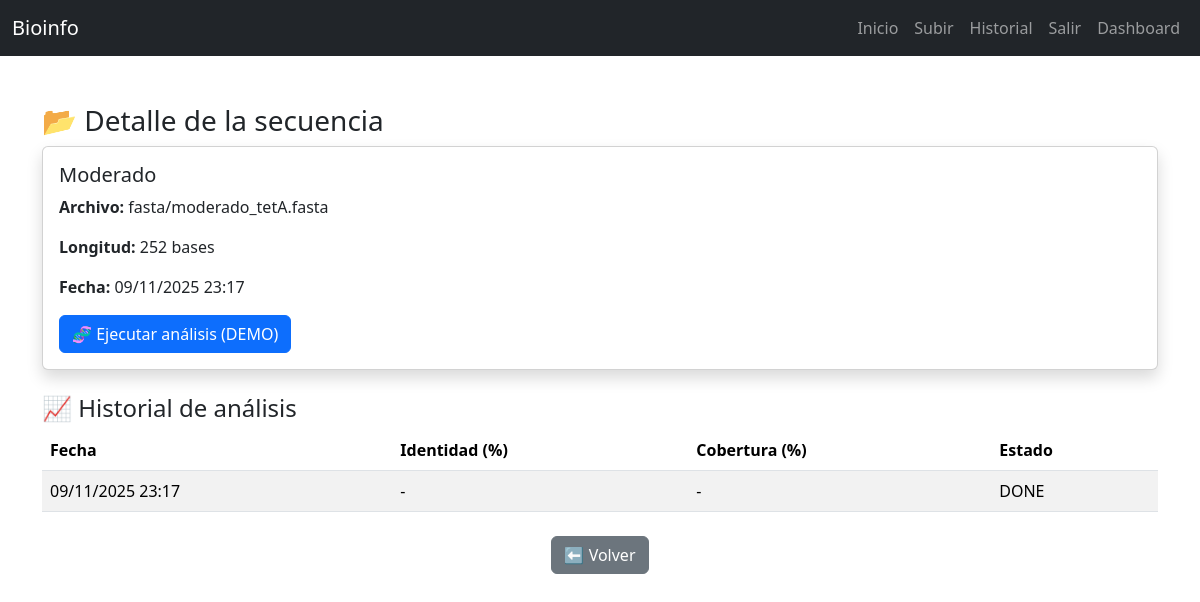
The page /seq/15/ (signed in) on the database its author committed.
### analisis/models.py (models this page shows, shortened)
class Sequence(models.Model):
    owner = models.ForeignKey(User, on_delete=models.CASCADE)
    name = models.CharField(max_length=200)
    fasta_file = models.FileField(upload_to="fasta/")
    length_bp = models.IntegerField(null=True, blank=True)
    created_at = models.DateTimeField(auto_now_add=True)

class AnalysisJob(models.Model):
    MODE_CHOICES = (("DEMO","DEMO"), ("REAL","REAL"))
    sequence = models.ForeignKey(Sequence, on_delete=models.CASCADE, related_name="jobs")
    mode = models.CharField(max_length=8, choices=MODE_CHOICES, default="DEMO")
    status = models.CharField(max_length=20, default="PENDING")  # PENDING/RUNNING/DONE/ERROR
    identity_pct = models.FloatField(null=True, blank=True)
    coverage_pct = models.FloatField(null=True, blank=True)
    raw_summary = models.TextField(null=True, blank=True)
    created_at = models.DateTimeField(auto_now_add=True)
    RISK_CHOICES = (('NONE','Sin riesgo'), ('LOW','Bajo'), ('MEDIUM','Moderado'), ('HIGH','Crítico'))
    risk_level = models.CharField(max_length=10, choices=RISK_CHOICES, default='NONE')

### analisis/views.py (the view)
# urls.py: path('seq/<int:pk>/', views.sequence_detail, name='sequence_detail'),
@login_required
def sequence_detail(request, pk):
    seq = get_object_or_404(Sequence, pk=pk, owner=request.user)
    jobs = seq.jobs.order_by('-created_at')
    return render(request, "analisis/detalle.html", {
        "seq": seq,
        "jobs": jobs
    })

### analisis/templates/analisis/detalle.html (shortened to what this page needs)
{% extends "analisis/base.html" %}
{% block content %}
<div class="container mt-5">
  <h3>📂 Detalle de la secuencia</h3>
  <div class="card mb-4 shadow">
    <div class="card-body">
      <h5>{{ seq.name }}</h5>
      <p><strong>Archivo:</strong> {{ seq.fasta_file.name }}</p>
      <p><strong>Longitud:</strong> {{ seq.length_bp|default:"-" }} bases</p>
      <p><strong>Fecha:</strong> {{ seq.created_at|date:"d/m/Y H:i" }}</p>
      <a href="{% url 'run_analysis' seq.pk %}" class="btn btn-primary">🧬 Ejecutar análisis (DEMO)</a>
    </div>
  </div>
  <h4>📈 Historial de análisis</h4>
  {% if jobs %}
  <table class="table table-striped">
    <thead>
      <tr>
        <th>Fecha</th>
        <th>Identidad (%)</th>
        <th>Cobertura (%)</th>
        <th>Estado</th>
      </tr>
    </thead>
    <tbody>
      {% for job in jobs %}
      <tr>
        <td>{{ job.created_at|date:"d/m/Y H:i" }}</td>
        <td>{{ job.identity_pct|default:"-" }}</td>
        <td>{{ job.coverage_pct|default:"-" }}</td>
        <td>{{ job.status }}</td>
      </tr>
      {% endfor %}
    </tbody>
  </table>
  {% else %}
  <p class="text-muted">Aún no hay análisis realizados.</p>
  {% endif %}
  <div class="text-center mt-4">
    <a href="{% url 'dashboard' %}" class="btn btn-secondary">⬅ Volver</a>
  </div>
</div>
{% endblock %}

### rows shown on the page
Sequence: name "Moderado", fasta_file.name "fasta/moderado_tetA.fasta", length_bp "252", created_at "09/11/2025 23:17"
AnalysisJob: created_at "09/11/2025 23:17", identity_pct "-", coverage_pct "-", status "DONE"
